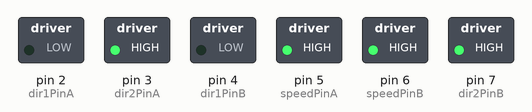
Simulated run of this sketch. Board: Arduino Uno, built with avr-gcc and run on an emulated ATmega328P. On the bench: switched loads named in the sketch (green lamp = pin HIGH).

Above: at 0.1 s.
Timing chart, 0 to 1.6 s (numbered marks = the images above):
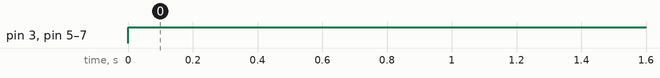

Measured:
- by itself, pin 3 (dir2PinA), pin 5 (speedPinA), pin 6 (speedPinB), pin 7 (dir2PinB): LOW → HIGH at 0.00 s

The sketch:

testmotor.ino
```cpp
// Motor A

int dir1PinA = 2;

int dir2PinA = 3;

int speedPinA = 5; //   เพื่อให้ PWM สามารถควบคุมความเร็วมอเตอร์


// Motor B

int dir1PinB = 4;

int dir2PinB = 7;

int speedPinB = 6; // เพื่อให้ PWM สามารถควบคุมความเร็วมอเตอร์


void setup()
{
  Serial.begin(9600);

  //กำหนด ขา เพื่อใช้ในการควบคุมการทำงานของ  Motor ผ่านทาง L298N

  pinMode(dir1PinA,OUTPUT);

  pinMode(dir2PinA,OUTPUT);

  pinMode(speedPinA,OUTPUT);

  pinMode(dir1PinB,OUTPUT);

  pinMode(dir2PinB,OUTPUT);

  pinMode(speedPinB,OUTPUT);
}

void loop()
{

// Motor A

  analogWrite(speedPinA, 255); //ตั้งค่าความเร็ว PWM ผ่านตัวแปร ค่าต่ำลง มอเตอร์จะหมุนช้าลง

  digitalWrite(dir1PinA, LOW);

  digitalWrite(dir2PinA, HIGH);


// Motor B

  analogWrite(speedPinB, 255); //ตั้งค่าความเร็ว PWM ผ่านตัวแปร ค่าต่ำลง มอเตอร์จะหมุนช้าลง

  digitalWrite(dir1PinB, LOW);

  digitalWrite(dir2PinB, HIGH);
}
```
